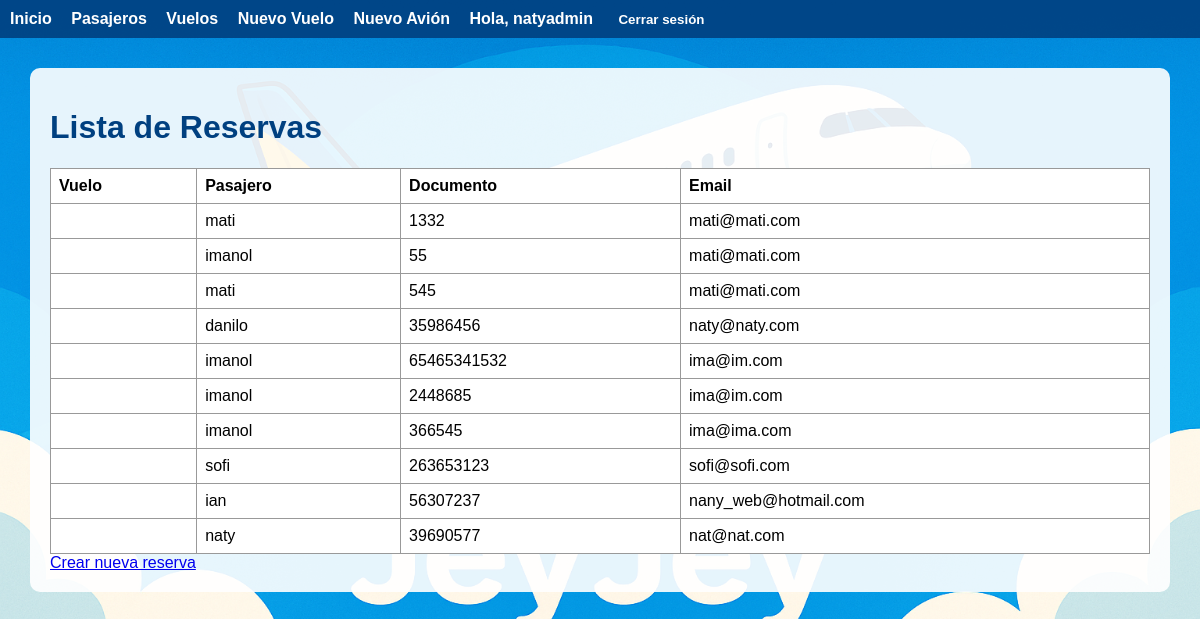
The page /reservas/lista/ (signed in) on the database as committed earlier.
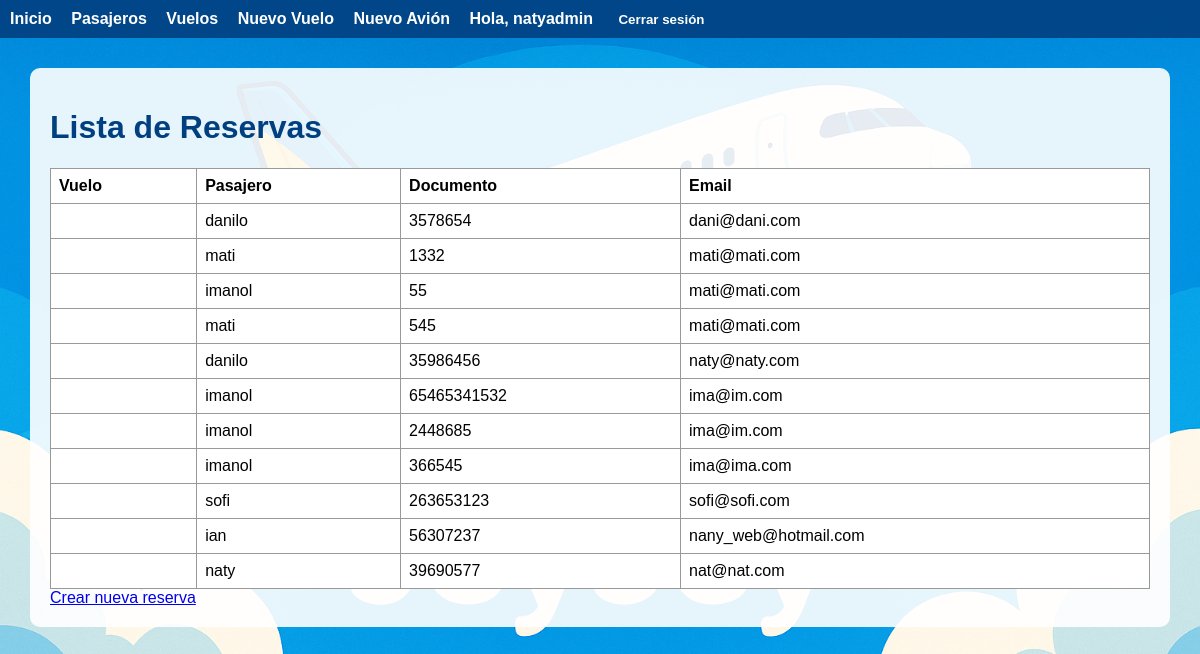
The same page on the database as committed later.
### reservas/models.py (models this page shows, shortened)
class Reserva(models.Model):
    ESTADO_CHOICES = [
        ('pendiente', 'Pendiente'),
        ('confirmada', 'Confirmada'),
        ('cancelada', 'Cancelada'),
    ]
    pasajero = models.ForeignKey(Pasajero, on_delete=models.CASCADE, related_name="reservas")
    vuelo = models.ForeignKey(Vuelo, on_delete=models.CASCADE, related_name="reservas")
    asiento = models.OneToOneField(AsientoVuelo, on_delete=models.PROTECT) # PROTECT para evitar borrar asiento reservado
    fecha_reserva = models.DateTimeField(auto_now_add=True)
    estado = models.CharField(max_length=20, choices=ESTADO_CHOICES, default='pendiente')
    precio_final = models.DecimalField(max_digits=10, decimal_places=2, blank=True, null=True)
    class Meta:
        verbose_name = "Reserva"
        verbose_name_plural = "Reservas"
        ordering = ['-fecha_reserva']

### pasajeros/models.py (models this page shows, shortened)
class Pasajero(models.Model):
    TIPO_DOCUMENTO_CHOICES = [
        ('DNI', 'DNI'),
        ('PAS', 'Pasaporte'),
        ('LC', 'Libreta Cívica'),
        ('LE', 'Libreta de Enrolamiento'),
        ('OTRO', 'Otro'),
    ]
    nombre = models.CharField(max_length=100)
    tipo_documento = models.CharField(max_length=10, choices=TIPO_DOCUMENTO_CHOICES)
    documento = models.CharField(max_length=30, unique=True)
    email = models.EmailField()
    telefono = models.CharField(max_length=20)
    fecha_nacimiento = models.DateField()
    class Meta:
        verbose_name = 'Pasajero'
        verbose_name_plural = 'Pasajeros'
        ordering = ['nombre']

### usuarios/decorators.py (the view)
        def _wrapped_view(request, *args, **kwargs):
            perfil = getattr(request.user, 'perfil', None)
            if perfil and perfil.rol in roles:
                return view_func(request, *args, **kwargs)
            raise PermissionDenied

### reservas/views.py (called while the page is built)
@login_required
@role_required('admin', 'operador')
def lista_reservas(request):
    perfil = getattr(request.user, 'perfil', None)
    rol = perfil.rol if perfil else 'sin rol'
    print(f"Usuario: {request.user}, rol: {rol}")
    reservas = Reserva.objects.select_related('vuelo', 'pasajero', 'asiento')
    return render(request, 'reservas/reserva_list.html', {'reservas': reservas})

### usuarios/models.py (called while the page is built)
def get_perfil(self):
    return getattr(self, 'perfilusuario', None)

### reservas/templates/reservas/reserva_list.html
{% extends 'base.html' %}
{% block content %}
    <h1>Lista de Reservas</h1>
    {% if reservas %}
        <table>
            <tr>
                <th>Vuelo</th>
                <th>Pasajero</th>
                <th>Documento</th>
                <th>Email</th>
            </tr>
            {% for reserva in reservas %}
                <tr>
                    <td>{{ reserva.vuelo.numero }}</td>
                    <td>{{ reserva.pasajero.nombre }}</td>
                    <td>{{ reserva.pasajero.documento }}</td>
                    <td>{{ reserva.pasajero.email }}</td>
                </tr>
            {% endfor %}
        </table>
        <a href="{% url 'reservas:crear_reserva' vuelo_id=reservas.first.vuelo.id %}">Crear nueva reserva</a>
    {% else %}
        <p>No hay reservas cargadas.</p>
    {% endif %}
{% endblock %}

Rows that differ between the two databases and show on the page:
added Reserva: pasajero.nombre "danilo", pasajero.documento "3578654", pasajero.email "dani@dani.com"
